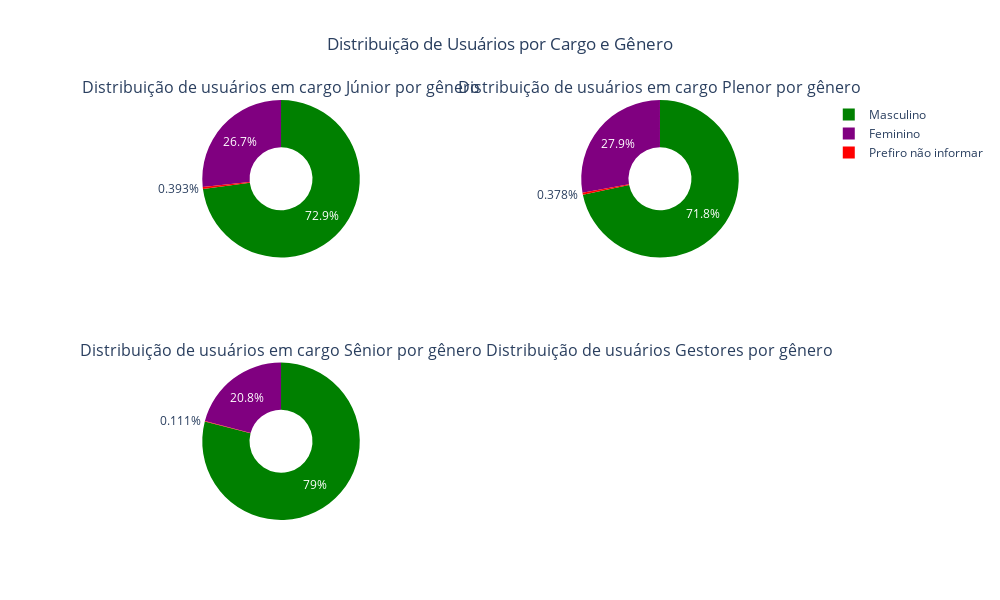

Notebook cell for this chart:
### Code cell
genero = ['Feminino', 'Masculino', 'Prefiro não informar']
bar_colors = ['purple', 'green', 'red']

count_junior = [junior_mulheres, junior_homens, junior_genero_ninform]
count_plenor = [plenor_mulheres, plenor_homens, plenor_genero_ninform]
count_senior = [senior_mulheres, senior_homens, senior_genero_ninform]
count_manager = [gestor_mulheres, gestor_masculino, gestor_genero_ninform]

# Criando subplots
fig = make_subplots(rows=2, cols=2, subplot_titles=(
    'Distribuição de usuários em cargo Júnior por gênero',
    'Distribuição de usuários em cargo Plenor por gênero',
    'Distribuição de usuários em cargo Sênior por gênero',
    'Distribuição de usuários Gestores por gênero'),
    specs=[[{'type': 'domain'}, {'type': 'domain'}],  # Tipo 'domain' é para gráficos de pizza/donut
           [{'type': 'domain'}, {'type': 'domain'}]]
)

# Gráfico Donut Júnior
fig.add_trace(go.Pie(labels=genero, values=count_junior, hole=0.4, marker_colors=bar_colors, 
                     name="Cargo Júnior"), row=1, col=1)

# Gráfico Donut Plenor
fig.add_trace(go.Pie(labels=genero, values=count_plenor, hole=0.4, marker_colors=bar_colors, 
                     name="Cargo Plenor"), row=1, col=2)

# Gráfico Donut Sênior
fig.add_trace(go.Pie(labels=genero, values=count_senior, hole=0.4, marker_colors=bar_colors, 
                     name="Cargo Sênior"), row=2, col=1)

# Gráfico Donut Gestores
fig.add_trace(go.Pie(labels=genero, values=count_manager, hole=0.4, marker_colors=bar_colors, 
                     name="Gestores"), row=2, col=2)

# Ajustes de layout
fig.update_layout(
    height=600, width=1000, title_text="Distribuição de Usuários por Cargo e Gênero", title_x=0.5,
    showlegend=True  # Mostra legenda para identificar as categorias
)

# Mostrar gráfico
fig.show()

### Figure 1 — Plotly figure (JSON) as saved in the notebook; plotly's stock layout.template omitted (floating-point values rounded to 4 significant figures)
{"data": [{"domain": {"x": [0, 0.45], "y": [0.625, 1]}, "hole": 0.4, "labels": ["Feminino", "Masculino", "Prefiro não informar"], "marker": {"colors": ["purple", "green", "red"]}, "name": "Cargo Júnior", "type": "pie", "values": [272, 743, 4]}, {"domain": {"x": [0.55, 1], "y": [0.625, 1]}, "hole": 0.4, "labels": ["Feminino", "Masculino", "Prefiro não informar"], "marker": {"colors": ["purple", "green", "red"]}, "name": "Cargo Plenor", "type": "pie", "values": [295, 760, 4]}, {"domain": {"x": [0, 0.45], "y": [0, 0.375]}, "hole": 0.4, "labels": ["Feminino", "Masculino", "Prefiro não informar"], "marker": {"colors": ["purple", "green", "red"]}, "name": "Cargo Sênior", "type": "pie", "values": [187, 709, 1]}, {"domain": {"x": [0.55, 1], "y": [0, 0.375]}, "hole": 0.4, "labels": ["Feminino", "Masculino", "Prefiro não informar"], "marker": {"colors": ["purple", "green", "red"]}, "name": "Gestores", "type": "pie", "values": [0, 0, 0]}], "layout": {"annotations": [{"font": {"size": 16}, "showarrow": false, "text": "Distribuição de usuários em cargo Júnior por gênero", "x": 0.225, "xanchor": "center", "xref": "paper", "y": 1, "yanchor": "bottom", "yref": "paper"}, {"font": {"size": 16}, "showarrow": false, "text": "Distribuição de usuários em cargo Plenor por gênero", "x": 0.775, "xanchor": "center", "xref": "paper", "y": 1, "yanchor": "bottom", "yref": "paper"}, {"font": {"size": 16}, "showarrow": false, "text": "Distribuição de usuários em cargo Sênior por gênero", "x": 0.225, "xanchor": "center", "xref": "paper", "y": 0.375, "yanchor": "bottom", "yref": "paper"}, {"font": {"size": 16}, "showarrow": false, "text": "Distribuição de usuários Gestores por gênero", "x": 0.775, "xanchor": "center", "xref": "paper", "y": 0.375, "yanchor": "bottom", "yref": "paper"}], "height": 600, "showlegend": true, "title": {"text": "Distribuição de Usuários por Cargo e Gênero", "x": 0.5}, "width": 1000}}
